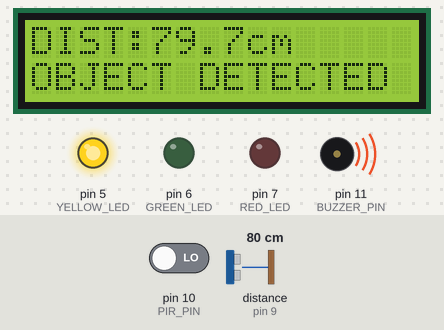
Bench run of a sketch on a simulated Arduino Uno, built with avr-gcc and run on an emulated ATmega328P. On the bench: 16×2 character LCD, output pins drawn as LEDs (lit = HIGH), buzzer (waves = sounding). Wiring (inferred from the names in the program): ultrasonic range finder: trigger pin 8; echo pin 9. The inputs (shaded band) are chosen by the test bench; at power-on: distance to the obstacle (sensor on pin 9) 80 cm, pin 10 (PIR_PIN) LOW. The echo pulse lasts 58.3 µs per cm; pins used as bus, display or sensor lines are not drawn.

Above: at 3.2 s.
3.3 s: distance to the obstacle (sensor on pin 9) set to 33 cm
At 4.3 s:
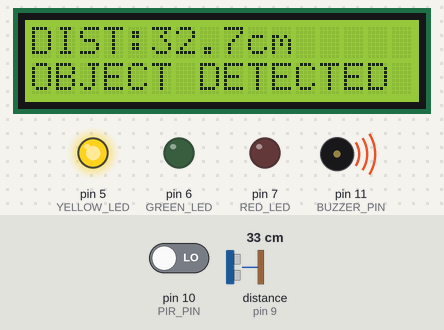
4.9 s: distance to the obstacle (sensor on pin 9) set to 28 cm
At 6.3 s:
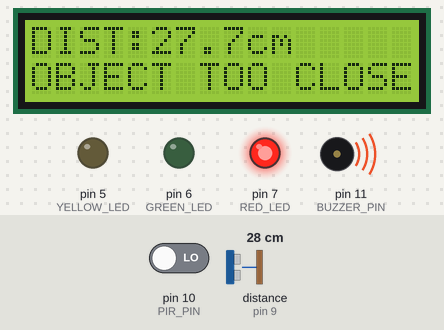
6.6 s: pin 10 (PIR_PIN) driven HIGH
At 7.3 s:
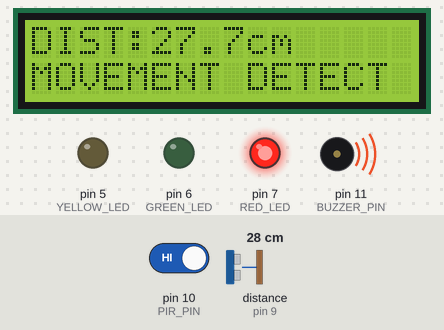
8.2 s: distance to the obstacle (sensor on pin 9) set to 299 cm
At 10.3 s:
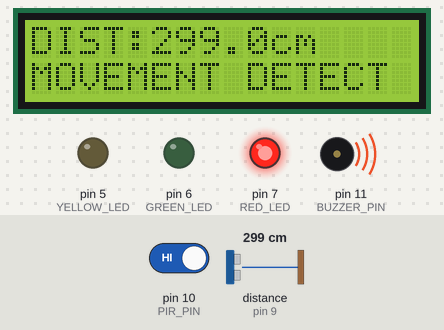
11.2 s: pin 10 (PIR_PIN) driven LOW
At 13.2 s:
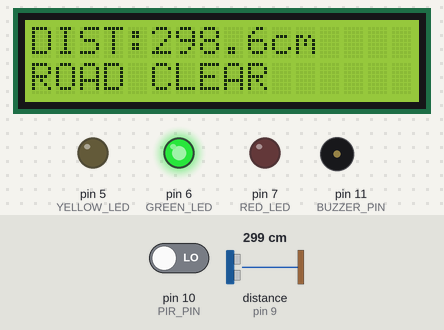
Timing chart, 0 to 14.7 s (numbered marks = the images above; inputs shaded):
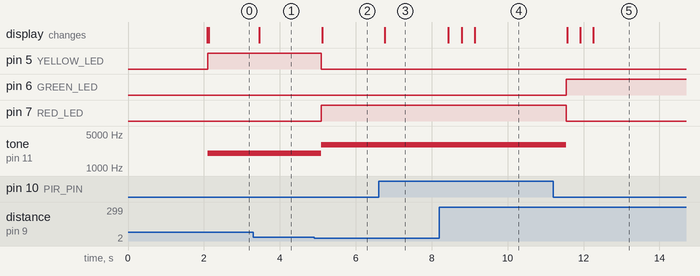

Measured:
- the behaviour switches between 31 and 30 cm on distance to the obstacle (sensor on pin 9) (found by bisection; images 1 and 2)
- after the input at 3.3 s, the display: changes after 0.15 s (image 1)
- after the input at 4.9 s, pin 5 (YELLOW_LED): HIGH → LOW after 0.18 s; pin 7 (RED_LED): LOW → HIGH after 0.18 s; tone on pin 11 (BUZZER_PIN): 2000 Hz → 3000 Hz after 0.18 s; the display: changes after 0.21 s (image 2)
- after the input at 6.6 s, the display: changes after 0.17 s (image 3)
- after the input at 8.2 s, the display: first changes after 0.24 s (image 4 shows a later state)
- after the input at 11.2 s, pin 6 (GREEN_LED): LOW → HIGH after 0.34 s; pin 7 (RED_LED): HIGH → LOW after 0.34 s; tone on pin 11 (BUZZER_PIN): 3000 Hz → silent after 0.34 s; the display: first changes after 0.37 s (image 5 shows a later state)

The sketch:

Ardiuno.in.ino
```cpp
#include <Wire.h>
#include <Adafruit_LiquidCrystal.h>

Adafruit_LiquidCrystal lcd(0);

const int TRIG_PIN = 8;
const int ECHO_PIN = 9;
const int PIR_PIN = 10;

const int BUZZER_PIN = 11;

const int RED_LED = 7;
const int GREEN_LED = 6;
const int YELLOW_LED = 5;

long duration;
float distance;

void setup()
{
  pinMode(TRIG_PIN, OUTPUT);
  pinMode(ECHO_PIN, INPUT);

  pinMode(PIR_PIN, INPUT);

  pinMode(BUZZER_PIN, OUTPUT);

  pinMode(RED_LED, OUTPUT);
  pinMode(GREEN_LED, OUTPUT);
  pinMode(YELLOW_LED, OUTPUT);

  lcd.begin(16, 2);
  lcd.setBacklight(1);

  lcd.setCursor(0, 0);
  lcd.print("SMART NIGHT");

  lcd.setCursor(0, 1);
  lcd.print("DETECTION");

  delay(2000);
  lcd.clear();
}

void loop()
{
  digitalWrite(TRIG_PIN, LOW);
  delayMicroseconds(2);

  digitalWrite(TRIG_PIN, HIGH);
  delayMicroseconds(10);

  digitalWrite(TRIG_PIN, LOW);

  duration = pulseIn(ECHO_PIN, HIGH, 30000);

  if (duration > 0)
  {
    distance = duration * 0.0343 / 2;
  }
  else
  {
    distance = 999;
  }

  int movement = digitalRead(PIR_PIN);

  lcd.clear();

  if (movement == HIGH)
  {
    digitalWrite(RED_LED, HIGH);
    digitalWrite(YELLOW_LED, LOW);
    digitalWrite(GREEN_LED, LOW);

    tone(BUZZER_PIN, 3000);

    lcd.setCursor(0, 0);
    lcd.print("DIST:");
    lcd.print(distance, 1);
    lcd.print("cm");

    lcd.setCursor(0, 1);
    lcd.print("MOVEMENT DETECT");
  }

  else if (distance > 0 && distance < 30)
  {
    digitalWrite(RED_LED, HIGH);
    digitalWrite(YELLOW_LED, LOW);
    digitalWrite(GREEN_LED, LOW);

    tone(BUZZER_PIN, 3000);

    lcd.setCursor(0, 0);
    lcd.print("DIST:");
    lcd.print(distance, 1);
    lcd.print("cm");

    lcd.setCursor(0, 1);
    lcd.print("OBJECT TOO CLOSE");
  }

  else if (distance >= 30 && distance <= 150)
  {
    digitalWrite(RED_LED, LOW);
    digitalWrite(YELLOW_LED, HIGH);
    digitalWrite(GREEN_LED, LOW);

    tone(BUZZER_PIN, 2000);

    lcd.setCursor(0, 0);
    lcd.print("DIST:");
    lcd.print(distance, 1);
    lcd.print("cm");

    lcd.setCursor(0, 1);
    lcd.print("OBJECT DETECTED");
  }

  else
  {
    digitalWrite(RED_LED, LOW);
    digitalWrite(YELLOW_LED, LOW);
    digitalWrite(GREEN_LED, HIGH);

    noTone(BUZZER_PIN);

    lcd.setCursor(0, 0);
    lcd.print("DIST:");

    if (distance < 999)
    {
      lcd.print(distance, 1);
      lcd.print("cm");
    }
    else
    {
      lcd.print("NO OBJECT");
    }

    lcd.setCursor(0, 1);
    lcd.print("ROAD CLEAR");
  }

  delay(300);
}
```
